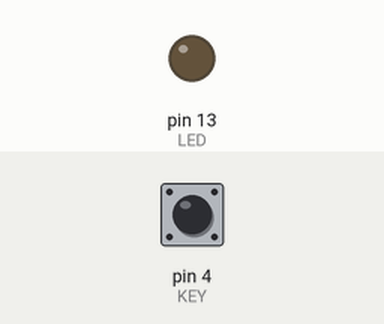
The sketch below on a simulated Arduino Uno, built with avr-gcc and run on an emulated ATmega328P. On the bench: output pins drawn as LEDs (lit = HIGH). Inputs (shaded band) come from the test bench; at power-on: pin 4 (KEY) HIGH.

Above: at 1.2 s.
1.3 s: pin 4 (KEY) pulled LOW for 0.15 s
At 2.1 s:
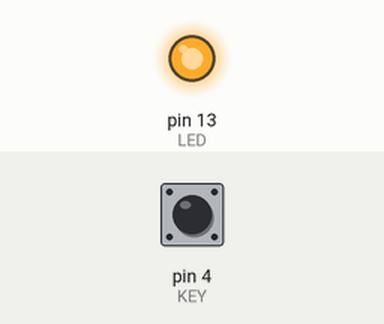
2.9 s: pin 4 (KEY) pulled LOW for 1 s
At 3.3 s:
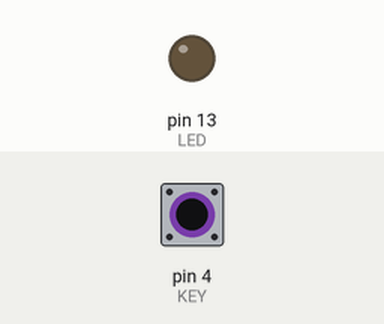
5.4 s: pin 4 (KEY) pulled LOW for 3.2 s
At 6.4 s:
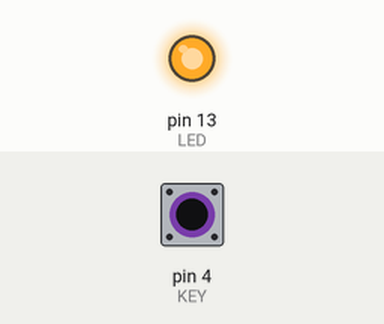
Timing chart, 0 to 8.4 s (numbered marks = the images above; inputs shaded):
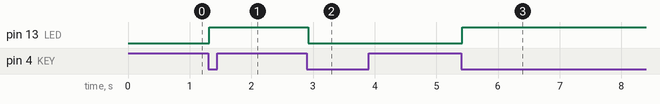

Measured:
- after the input at 1.3 s, pin 13 (LED): LOW → HIGH at once
- after the input at 2.9 s, pin 13 (LED): HIGH → LOW at once
- after the input at 5.4 s, pin 13 (LED): LOW → HIGH at once

The sketch:

buttonLed1.ino
```cpp
/*
 Project: buttonLed；按钮控制LED,每次按下，led灯自动切换亮灭
 BY Robot_LI
 Time: 2017/10/12
*/

#define LED 13
#define KEY 4
int KEY_NUM = 0;            //按键键值存放变量，不等于1说明有按键按下

void setup()
{
  pinMode(LED,OUTPUT);          //定义LED为输出引脚
  pinMode(KEY,INPUT_PULLUP);    //定义KEY为带上拉输入引脚
}

void loop()
{
  if(digitalRead(KEY) == LOW)   //有按键按下
  {
    delay(20);                //延时去抖动
    if(digitalRead(KEY) == LOW)    //有按键按下
    {

        digitalWrite(LED,!digitalRead(LED));  //LED的状态翻转
       while(digitalRead(KEY) == LOW);      //等待按键松手
     }
   }
}  
```
